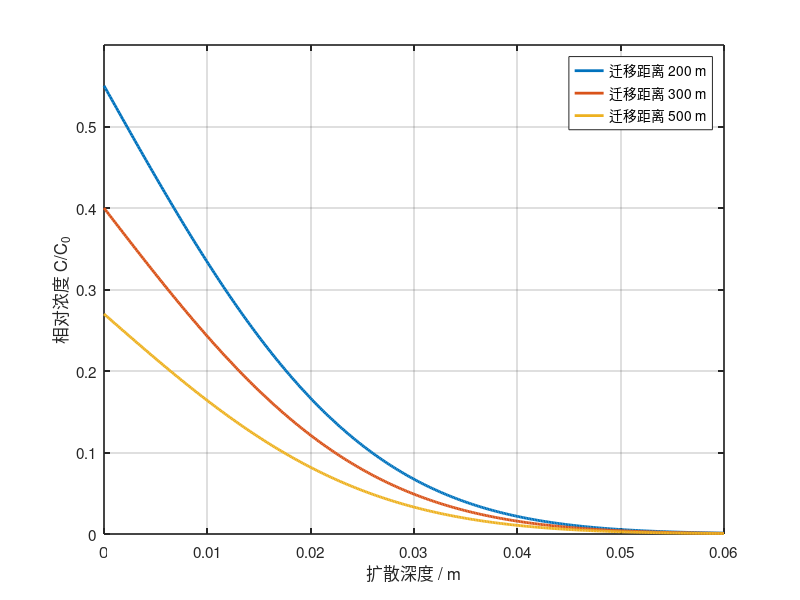

The MATLAB source for this figure:
%% example.m - 快速测试示例
% 本脚本模拟 Se-79 在花岗岩基质中的扩散行为
% 基于解析解 erfc 函数，计算不同迁移距离处的浓度衰减
% 运行后生成 Fig. 4 对应的浓度-扩散深度曲线
% 运行时间：< 1 秒
% -------------------------------------------------------------------------
% -------------------------------------------------------------------------
% 直接解析解法：保证在 x_target = 0.05 m 处 erfc(...) = targetC
% -------------------------------------------------------------------------
clc; clear; close all;

% ---------- 用户参数（可改） ----------
x_target = 0.05;        % 目标深度 (m)，希望在此处浓度接近目标值
targetC = 0.01;         % 希望 C/C0 在 x_target 处约为 0.01 (1%)
t_years = 1e5;          % 模拟时间：年
t = t_years * 365 * 24 * 3600;  % 转为秒（与D单位 m^2/s 对应）

% 三个裂隙情形的界面相对浓度 C0（你可以按需修改）
C0_200 = 0.55;
C0_300 = 0.40;
C0_500 = 0.27;

% ---------- 解析反解 D（避免数值求根） ----------
% erfcinv 存在于 MATLAB，求解：
% erfc( x_target / (2*sqrt(D*t)) ) = targetC
% => x_target / (2*sqrt(D*t)) = erfcinv(targetC)
% => D = ( x_target / (2*erfcinv(targetC)) )^2 / t

arg = erfcinv(targetC);
if arg <= 0
    error('erfcinv(targetC) 非正，targetC 必须在 (0,2) 且不太接近 1。');
end

D = ( x_target / (2 * arg) )^2 / t;   % m^2/s
fprintf('解析求得扩散系数 D = %.3e m^2/s\n', D);

% ---------- 计算并绘图 ----------
x = linspace(0, 0.06, 400);   % 横坐标 0 - 0.06 m

L = 2 * sqrt(D * t);          % erfc 中的尺度量

C200 = C0_200 .* erfc( x ./ L );
C300 = C0_300 .* erfc( x ./ L );
C500 = C0_500 .* erfc( x ./ L );

% 绘图
figure('Position',[120,120,900,600]);
plot(x, C200, 'LineWidth',2); hold on;
plot(x, C300, 'LineWidth',2);
plot(x, C500, 'LineWidth',2);

xlim([0 0.06]);
ylim([0 0.6]);
xlabel('扩散深度 / m','FontSize',12);
ylabel('相对浓度 C/C_0','FontSize',12);
legend('迁移距离 200 m','迁移距离 300 m','迁移距离 500 m','Location','northeast');
% title(sprintf('基质域中 Se-79 相对浓度随扩散深度的衰减（t=%.0f a, D=%.2e m^2/s）', t_years, D));
grid on;
box on;
set(gca,'FontSize',11,'LineWidth',1.2);
